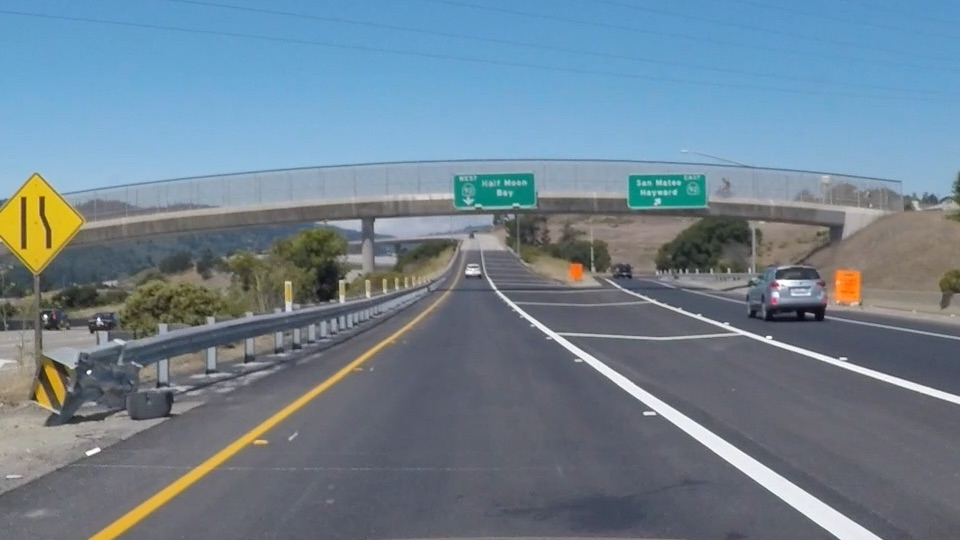
#> input picture P1-finding-lane-lines/canny.jpg, 960 x 540 px
$ python canny.py
#> lines starting #> are read from the running program, lines starting #| are printed output that depends on the picture; after the words box and inside, x2 and y2 are one past the last pixel; in counts of white or black regions, pixels touching at a corner belong together
import matplotlib.pyplot as plt
import matplotlib.image as mpimg
import numpy as np
import cv2

# Read in and grayscale the image
image = mpimg.imread('canny.jpg')
#> image is the input picture: shape (540, 960, 3); mean R, G, B 111.3, 130.2, 144.4
gray = cv2.cvtColor(image, cv2.COLOR_RGB2GRAY)  # grayscale conversion
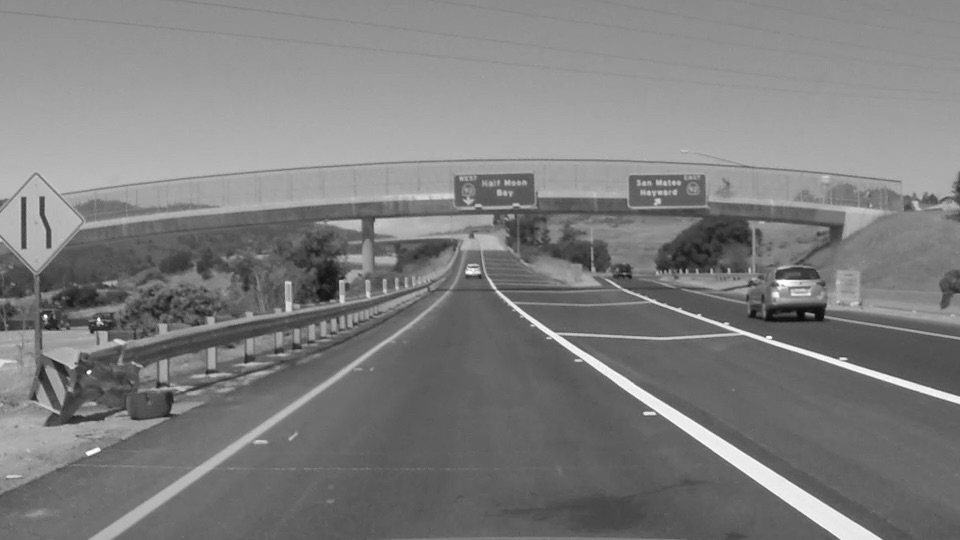
#> gray: shape (540, 960); min 7, max 255, mean 126.2

# Define a kernel size and apply Gaussian smoothing
kernel_size = 5
blur_gray = cv2.GaussianBlur(gray, (kernel_size, kernel_size), 0)

# Define our parameters for Canny and apply
low_threshold = 50
high_threshold = 150
edges = cv2.Canny(blur_gray, low_threshold, high_threshold)
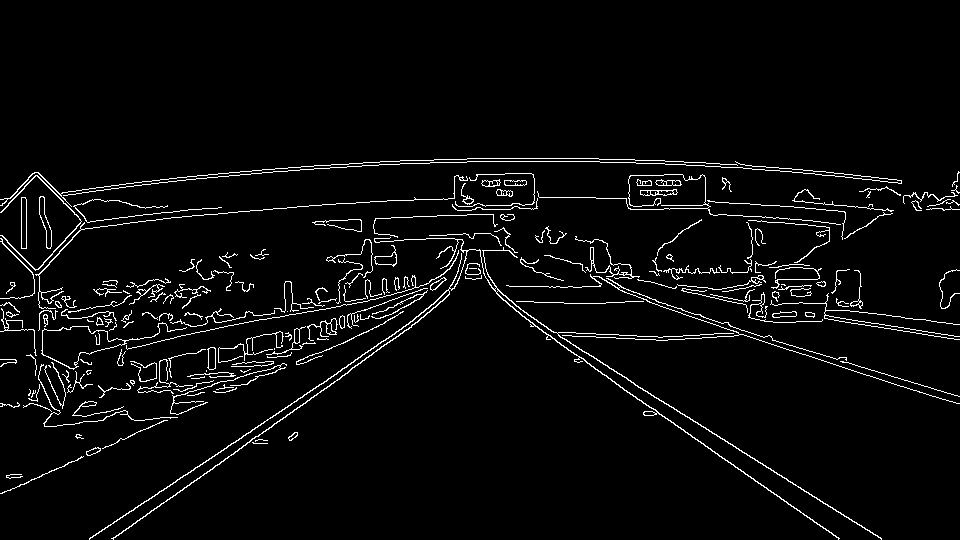
#> edges: shape (540, 960); 3.8% white in thin lines or dots, all inside (x1, y1, x2, y2) = (0, 158, 960, 540)
plt.imshow(edges, cmap='Greys_r')
plt.show()

# Next we'll create a masked edges image using cv2.fillPoly()
mask = np.zeros_like(edges)
ignore_mask_color = 255

# This time we are defining a four sided polygon to mask
xsize = image.shape[1]
#> xsize = 960
ysize = image.shape[0]
#> ysize = 540
left_bottom = (0, ysize)
#> left_bottom = (0, 540)
left_top = (xsize / 2 - 50, ysize / 2 - 100)
#> left_top = (430, 170)
right_bottom = (xsize, ysize)
#> right_bottom = (960, 540)
right_top = (xsize / 2 + 50, ysize / 2 - 100)
#> right_top = (530, 170)
vertices = np.array([[left_bottom, left_top, right_top, right_bottom]], dtype=np.int32)
cv2.fillPoly(mask, vertices, ignore_mask_color)
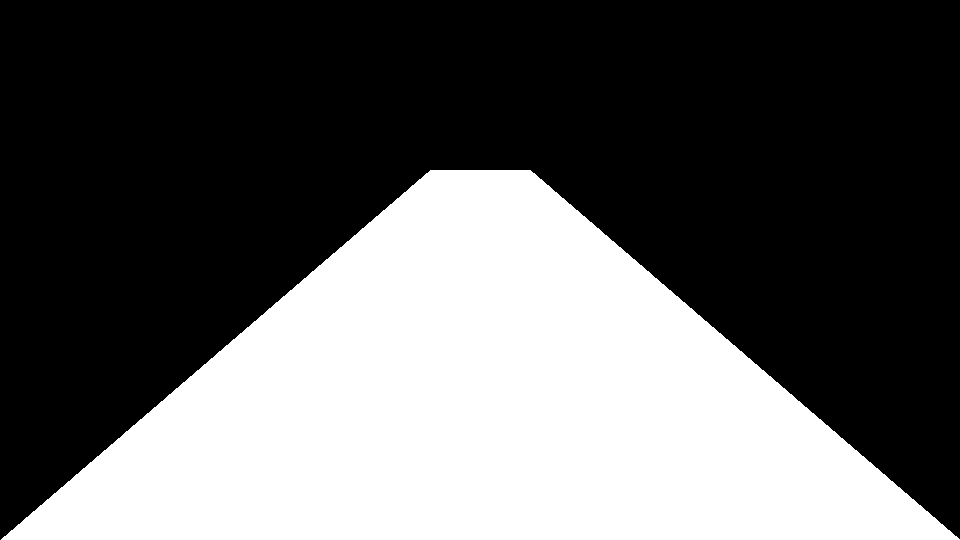
#> mask: shape (540, 960); 37.8% white; 1 white region, box (x1, y1, x2, y2) and area: (1, 170, 960, 540) 196160
masked_edges = cv2.bitwise_and(edges, mask)
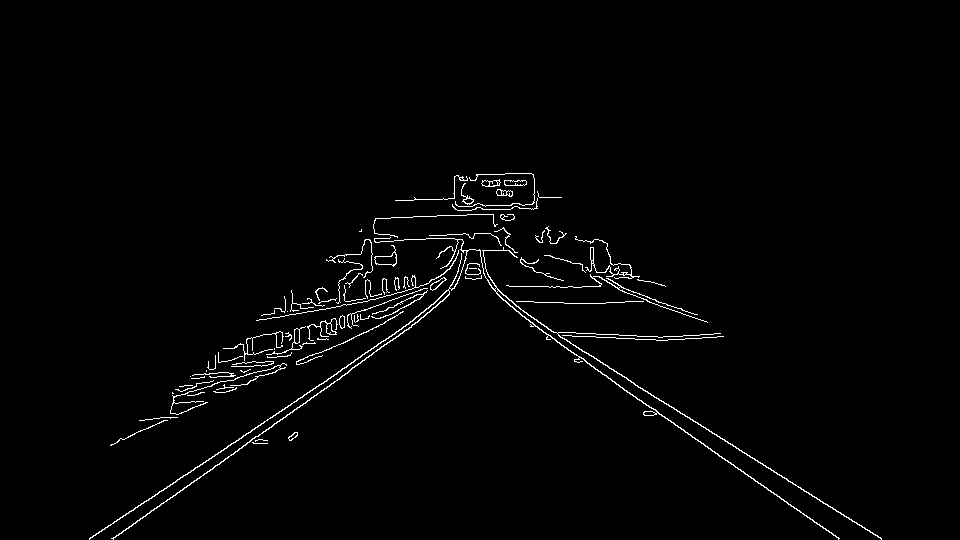
#> masked_edges: shape (540, 960); 1.6% white in thin lines or dots, all inside (x1, y1, x2, y2) = (89, 173, 882, 540)
plt.imshow(masked_edges, cmap='Greys_r')
plt.show()

# Define the Hough transform parameters
# Make a blank the same size as our image to draw on
rho = 2  # distance resolution in pixels of the Hough grid
theta = np.pi / 180  # angular resolution in radians of the Hough grid
threshold = 15  # minimum number of votes (intersections in Hough grid cell)
min_line_length = 40  # minimum number of pixels making up a line
max_line_gap = 20  # maximum gap in pixels between connectable line segments
line_image = np.copy(image) * 0  # creating a blank to draw lines on
#> line_image: shape (540, 960, 3); every value is 0

# Run Hough on edge detected imageF
lines = cv2.HoughLinesP(masked_edges, rho, theta, threshold, np.array([]),
                        min_line_length, max_line_gap)
#> lines = 177 rows, first 6: [89, 539, 443, 300], [543, 332, 838, 539], [342, 375, 418, 321], [229, 380, 364, 309], [110, 445, 206, 402], [246, 375, 376, 312]

# Iterate over the output "lines" and draw lines on the blank
for line in lines:
    for x1, y1, x2, y2 in line:
        cv2.line(line_image, (x1, y1), (x2, y2), (255, 0, 0), 10)
#> this loop made 177 passes
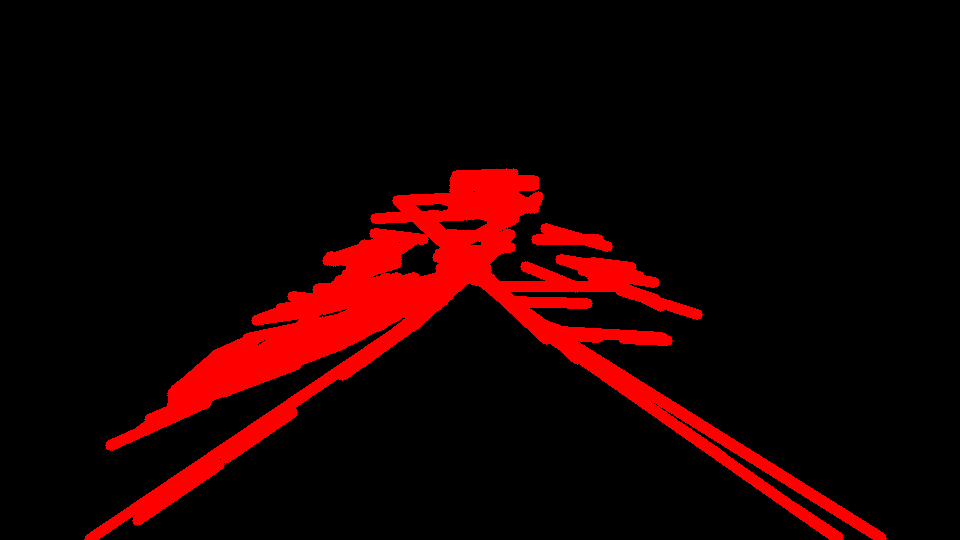
#> line_image: shape (540, 960, 3); mean R, G, B 26.7, 0, 0

plt.imshow(line_image)
plt.show()

# Create a "color" binary image to combine with line image
color_edges = np.dstack((edges, edges, edges))

# Draw the lines on the edge image
line_edges = cv2.addWeighted(color_edges, 0.8, line_image, 1, 0)
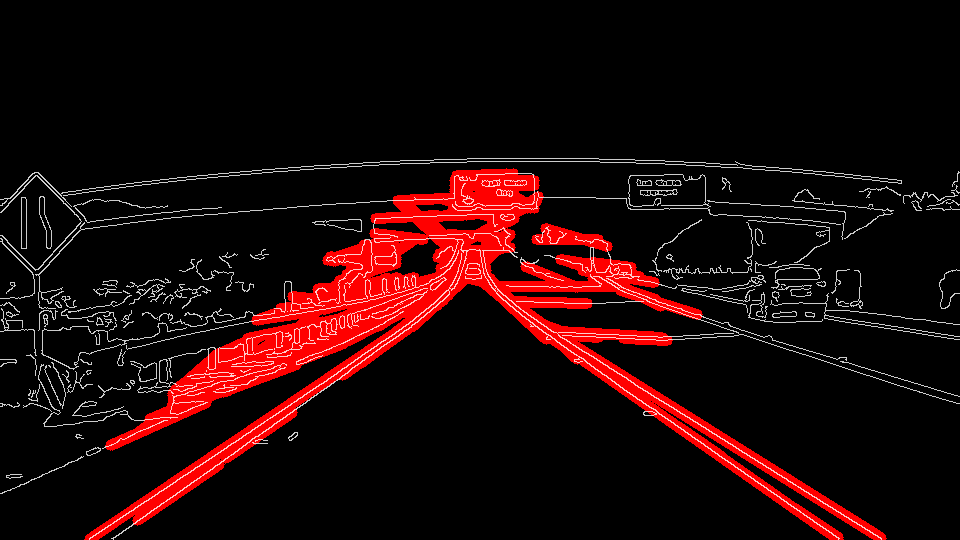
#> line_edges: shape (540, 960, 3); mean of channels 0, 1, 2 31.4, 7.8, 7.8; drawn as R, G, B
# plt.imshow(line_edges)
# plt.show()
